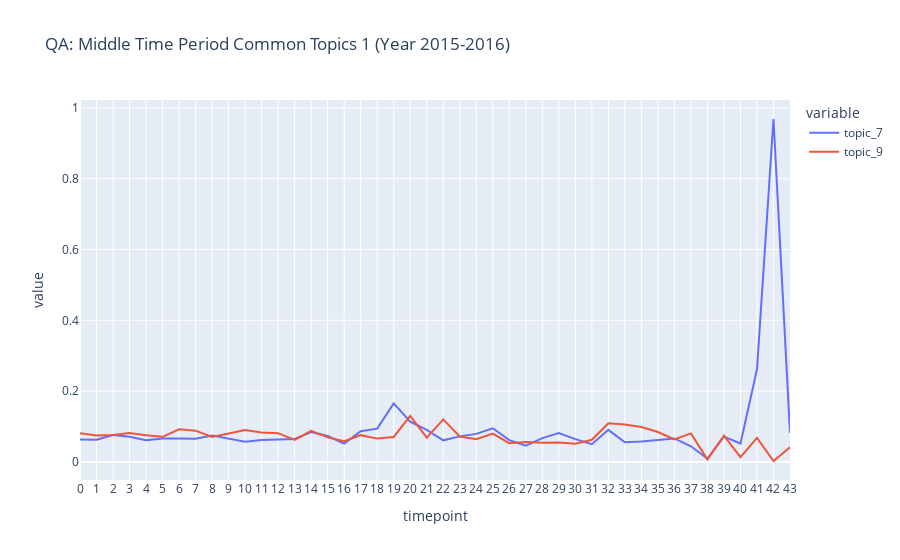

The notebook cell this image was saved under:
### Markdown cell above
## QA: Middle Time Period Common Topics 1 (Year 2015-2016)

### Code cell
fig = px.line(qa_dtm_td, x="timepoint", y=['topic_7', 'topic_9'],
              title='QA: Middle Time Period Common Topics 1 (Year 2015-2016)')
fig.update_xaxes(
    dtick="M1",
    tickformat="%b %d",
    ticklabelmode="period")
fig.show()

### Figure 1 — Plotly figure (JSON) as saved in the notebook; plotly's stock layout.template omitted (floating-point values rounded to 4 significant figures)
{"data": [{"hovertemplate": "variable=topic_7<br>timepoint=%{x}<br>value=%{y}<extra></extra>", "legendgroup": "topic_7", "line": {"color": "#636efa", "dash": "solid"}, "marker": {"symbol": "circle"}, "mode": "lines", "name": "topic_7", "orientation": "v", "showlegend": true, "type": "scatter", "x": [0, 1, 2, 3, 4, 5, 6, 7, 8, 9, 10, 11, 12, 13, 14, 15, 16, 17, 18, 19, 20, 21, 22, 23, 24, 25, 26, 27, 28, 29, 30, 31, 32, 33, 34, 35, 36, 37, 38, 39, 40, 41, 42, 43], "xaxis": "x", "y": [0.06313, 0.06275, 0.07624, 0.07139, 0.06147, 0.066, 0.06591, 0.06589, 0.07438, 0.06496, 0.05707, 0.06192, 0.06307, 0.06512, 0.08437, 0.07317, 0.0517, 0.08681, 0.09401, 0.1653, 0.114, 0.09049, 0.06108, 0.07229, 0.07927, 0.09518, 0.06174, 0.04574, 0.06738, 0.08151, 0.06445, 0.05019, 0.09065, 0.05578, 0.05774, 0.06264, 0.06654, 0.04432, 0.009699, 0.07149, 0.05204, 0.2615, 0.9685, 0.08283], "yaxis": "y"}, {"hovertemplate": "variable=topic_9<br>timepoint=%{x}<br>value=%{y}<extra></extra>", "legendgroup": "topic_9", "line": {"color": "#EF553B", "dash": "solid"}, "marker": {"symbol": "circle"}, "mode": "lines", "name": "topic_9", "orientation": "v", "showlegend": true, "type": "scatter", "x": [0, 1, 2, 3, 4, 5, 6, 7, 8, 9, 10, 11, 12, 13, 14, 15, 16, 17, 18, 19, 20, 21, 22, 23, 24, 25, 26, 27, 28, 29, 30, 31, 32, 33, 34, 35, 36, 37, 38, 39, 40, 41, 42, 43], "xaxis": "x", "y": [0.08123, 0.07474, 0.07624, 0.08173, 0.07565, 0.0709, 0.09237, 0.08845, 0.07066, 0.08099, 0.09042, 0.08349, 0.0813, 0.06236, 0.0878, 0.06944, 0.05831, 0.07572, 0.06595, 0.07051, 0.1298, 0.06849, 0.1203, 0.07179, 0.06449, 0.08016, 0.053, 0.05668, 0.05408, 0.05477, 0.05166, 0.06281, 0.1095, 0.1058, 0.09881, 0.08451, 0.06341, 0.08056, 0.00735, 0.07425, 0.01373, 0.06815, 0.002706, 0.04155], "yaxis": "y"}], "layout": {"legend": {"title": {"text": "variable"}, "tracegroupgap": 0}, "title": {"text": "QA: Middle Time Period Common Topics 1 (Year 2015-2016)"}, "xaxis": {"anchor": "y", "domain": [0, 1], "dtick": "M1", "tickformat": "%b %d", "ticklabelmode": "period", "title": {"text": "timepoint"}}, "yaxis": {"anchor": "x", "domain": [0, 1], "title": {"text": "value"}}}}
